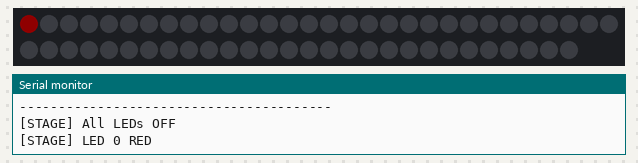
A program run on a simulated ESP32-S3. Shown: 58 RGB LEDs in strip order, left to right, continuing on the next row, the last lines printed to the serial monitor. Dim RGB values are drawn brighter than linear.

Above: at 0.9 s.
At 5.4 s:
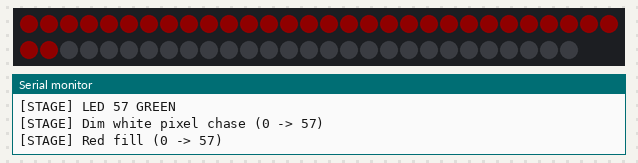
At 6.6 s:
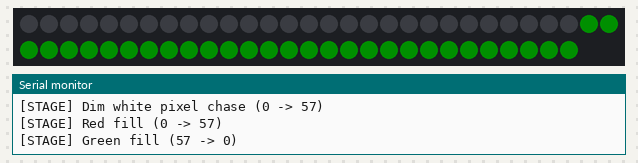
At 7.2 s:
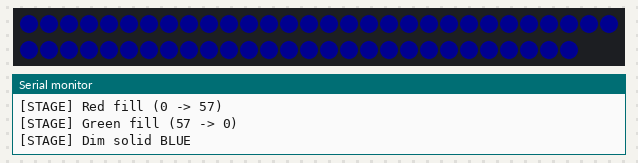

The program:

main.cpp
```cpp
#include <Arduino.h>
#include <Adafruit_NeoPixel.h>

#define LED_PIN 4
#define NUM_LEDS 58
#define BRIGHTNESS 15

Adafruit_NeoPixel strip(NUM_LEDS, LED_PIN, NEO_GRB + NEO_KHZ800);

void printStage(const char *name) {
  Serial.print(F("[STAGE] "));
  Serial.println(name);
}

void fillForward(uint32_t color, const char *label, uint16_t stepDelayMs) {
  printStage(label);
  strip.clear();
  for (int i = 0; i < NUM_LEDS; i++) {
    strip.setPixelColor(i, color);
    strip.show();
    delay(stepDelayMs);
  }
}

void fillBackward(uint32_t color, const char *label, uint16_t stepDelayMs) {
  printStage(label);
  strip.clear();
  for (int i = NUM_LEDS - 1; i >= 0; i--) {
    strip.setPixelColor(i, color);
    strip.show();
    delay(stepDelayMs);
  }
}

void setup() {
  Serial.begin(115200);

  uint32_t waitStart = millis();
  while (!Serial && (millis() - waitStart) < 3000) {
    delay(10);
  }
  delay(500); // let host-side terminal attach

  Serial.println();
  Serial.println(F("========================================"));
  Serial.println(F("   WS2812B 58-LED CHAIN TEST"));
  Serial.println(F("========================================"));
  Serial.printf("LED_PIN:    %d\n", LED_PIN);
  Serial.printf("NUM_LEDS:   %d\n", NUM_LEDS);
  Serial.printf("Brightness: %d\n", BRIGHTNESS);
  Serial.println(F("----------------------------------------"));

  strip.begin();
  strip.setBrightness(BRIGHTNESS);
  strip.clear();
  strip.show();
  printStage("All LEDs OFF");
  delay(300);

  printStage("LED 0 RED");
  strip.clear();
  strip.setPixelColor(0, strip.Color(255, 0, 0));
  strip.show();
  delay(1000);

  printStage("LED 57 GREEN");
  strip.clear();
  strip.setPixelColor(NUM_LEDS - 1, strip.Color(0, 255, 0));
  strip.show();
  delay(1000);

  printStage("Dim white pixel chase (0 -> 57)");
  for (int i = 0; i < NUM_LEDS; i++) {
    strip.clear();
    strip.setPixelColor(i, strip.Color(255, 255, 255)); // dimmed by global BRIGHTNESS
    strip.show();
    delay(30);
  }
  strip.clear();
  strip.show();

  fillForward(strip.Color(255, 0, 0), "Red fill (0 -> 57)", 20);
  fillBackward(strip.Color(0, 255, 0), "Green fill (57 -> 0)", 20);

  printStage("Dim solid BLUE");
  strip.fill(strip.Color(0, 0, 255));
  strip.show();
  delay(2000);

  printStage("Slow rainbow animation (forever)");
}

void loop() {
  static uint16_t hue = 0;
  strip.rainbow(hue, 1, 255, 255, true);
  strip.show();
  hue += 200;
  delay(40);
}
```

Measured:
- what the display in image 3 shows lasts 2.0 s, from 7.2 s to 9.2 s
